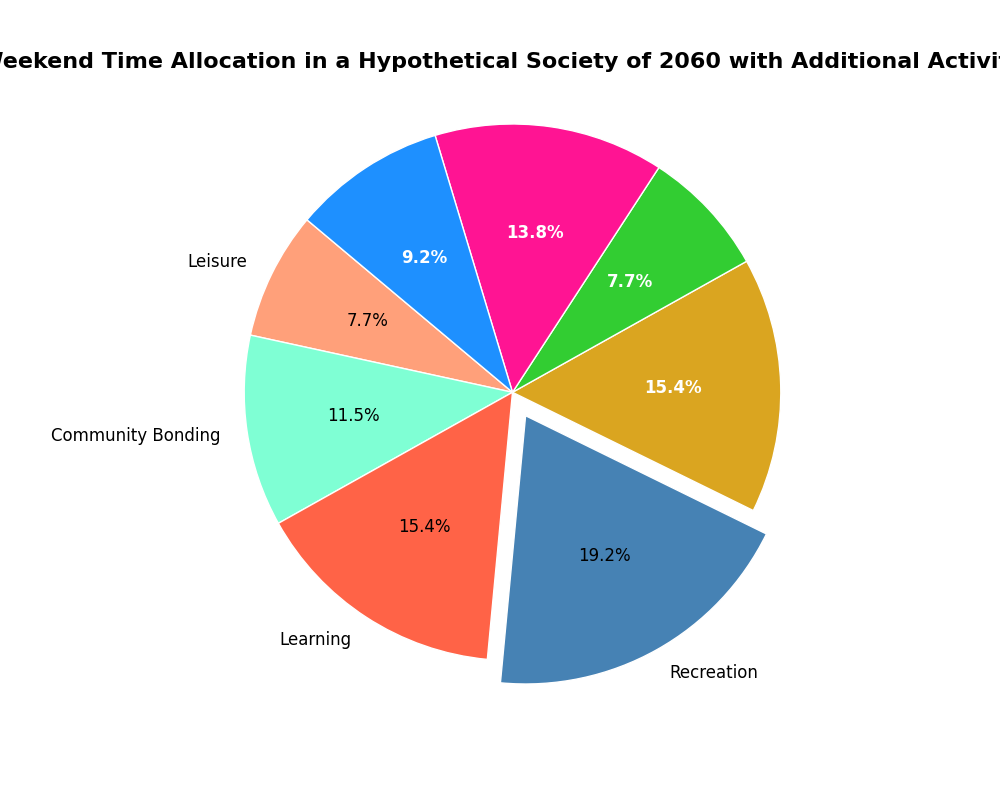

This figure's Python source:
import matplotlib.pyplot as plt

# Updated data with additional made-up activities and corresponding time allocations
activities = ['Leisure', 'Community Bonding', 'Learning', 'Recreation', 'Rejuvenation', 'Volunteer Work', 'Fitness', 'Creative Arts']
time_spent = [10, 15, 20, 25, 20, 10, 18, 12]
colors = ['#ffa07a', '#7fffd4', '#ff6347', '#4682b4', '#daa520', '#32cd32', '#ff1493', '#1e90ff']
explode = (0, 0, 0, 0.1, 0, 0, 0, 0)  # Only highlighting 'Recreation' for emphasis

fig, ax = plt.subplots(figsize=(10, 8))

# Plotting the pie chart with the updated dataset
ax.pie(
    time_spent, labels=activities, autopct='%1.1f%%', startangle=140,
    colors=colors, explode=explode, wedgeprops=dict(edgecolor='white'))

autotexts, texts = ax.texts[-len(activities):], ax.texts[:-len(activities)]

plt.setp(autotexts, size=12, weight="bold", color='white')
plt.setp(texts, size=12)

ax.set_title('Weekend Time Allocation in a Hypothetical Society of 2060 with Additional Activities',
             fontsize=16, weight='bold', pad=20)

ax.axis('equal')
plt.show()
